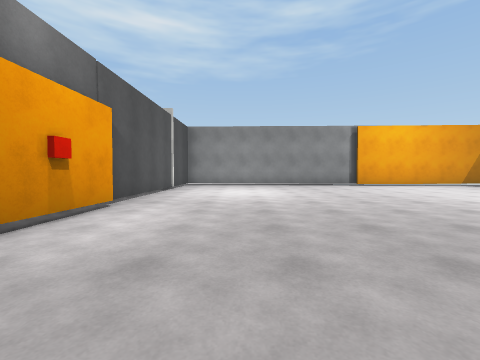
[1] (above)

16 first-person views from a walk through a Unity game level. The camera is 1.2 m above the floor, tilts 2° down and sees 90° across. Doors are open. The floor is counted in squares, 2 m on a side. Each view is taken from the middle of a square. On the plan, view 1 faces up. The plan holds only what a view shows up to about 9 squares ahead; the rest is blank. The place goes on beyond the plan. The player character is not drawn. Surface patterns are stand-ins for the level's own textures.

[2]
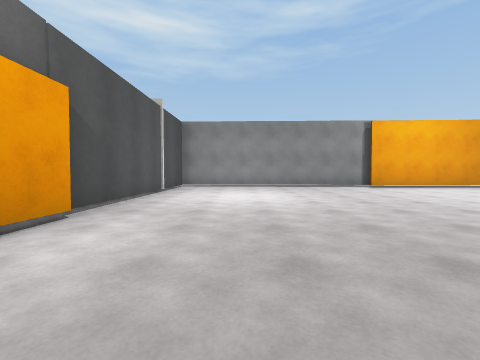

[3]
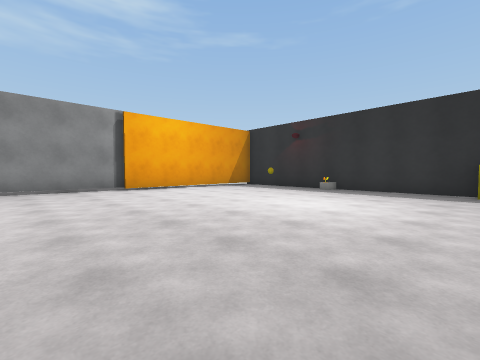

[4]
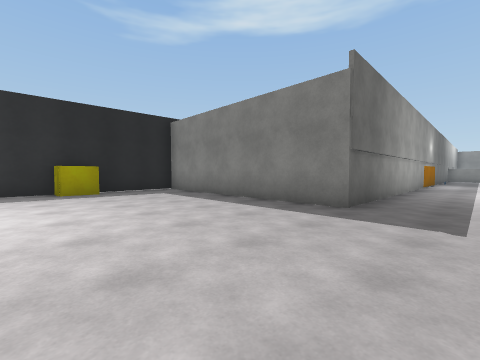

[5]
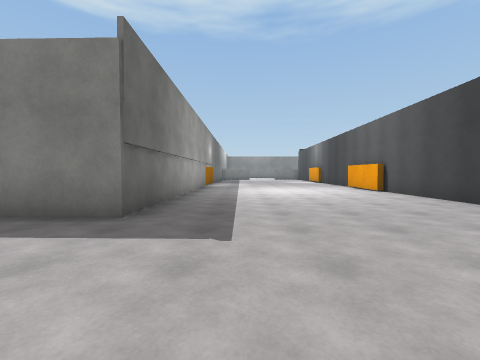

[6]
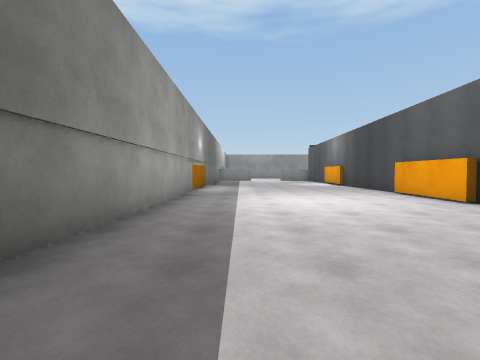

[7]
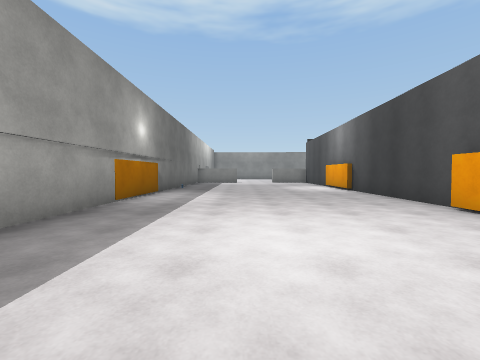

[8]
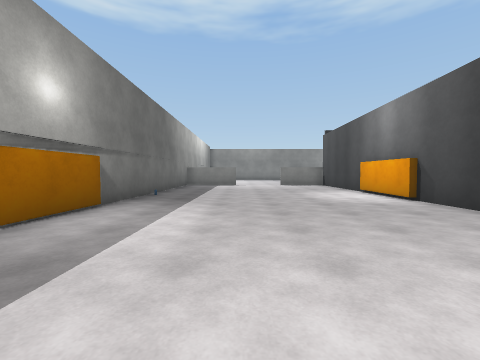

[9]
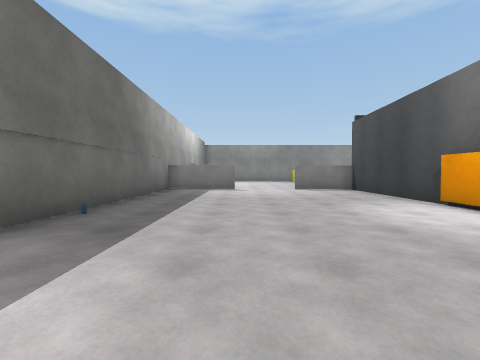

[10]
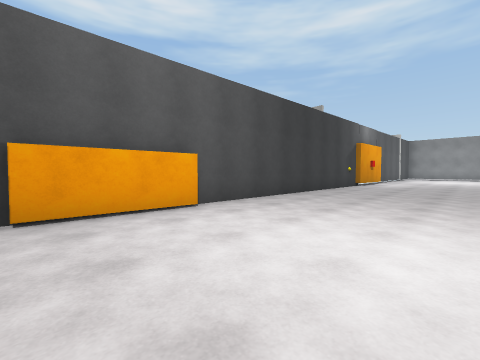

[11]
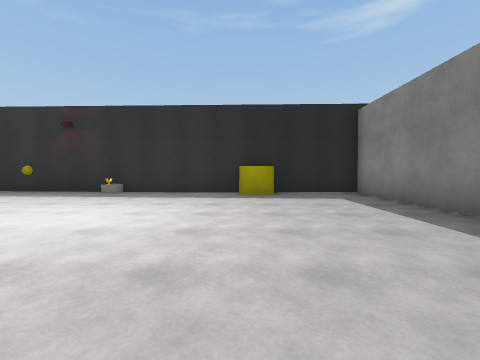

[12]
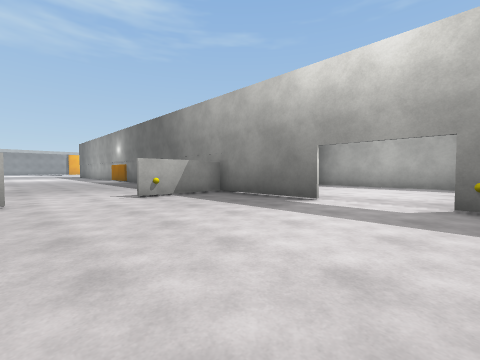

[13]
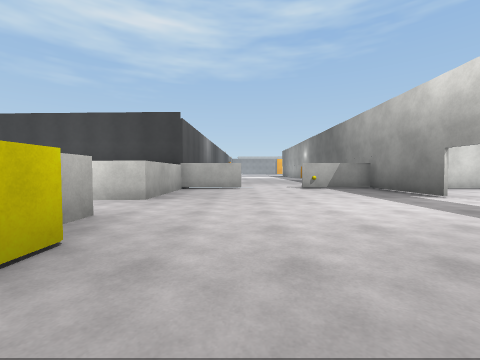

[14]
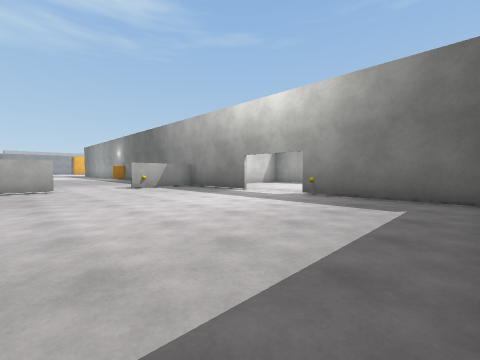

[15]
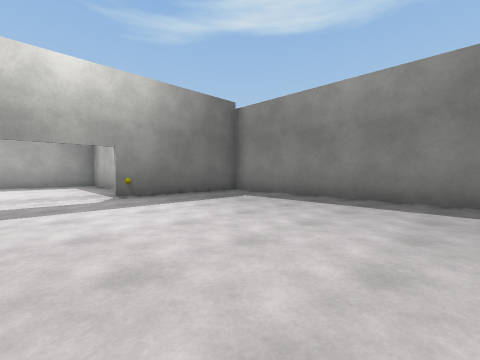

[16]
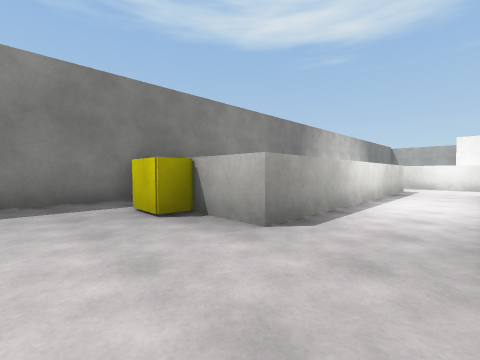

### Floor plan
Key: @ floor where view 1 was taken; # wall or solid block; . main floor; : floor 0.25 m higher than the main floor; - floor 0.25 m lower than the main floor; D open door; ^ raised ledge; B red block; O other object.
Columns run from 12 left of view 1 to 10 right of it. Each row starts with its distance up from view 1.
 10          ############
  9          #........... #
  8          #............#
  7          #............#
  6          #...........O#
  5          #............#
  4          :#...........#
  3          :B...........#
  2          #...........O#
  1          #............#
  0          #..@.........#
 -1          #............#
 -2          #......#######
 -3          #......#
 -4          #......#
 -5          #......#
 -6          #......#
 -7          #......#
 -8          #......#
 -9          #......#
-10          #......#
-11          #......#
-12          #......#
-13          #------#
-14          #------#
-15          #------#
-16          #------#
-17          #------#
-18          #--D---#
-19          ^#DDD### ##
-20          ^------#---
-21         ^^------#----#
-22 ^--------------DD----#
-23 ^--------------DD----#
-24 ^--^^^^^^^------#----#
-25          O------######
-26          O------#
-27          ^------#
-28           #######

Where each view was taken, in squares from view 1:
view 1: 0 up, 0 right, facing up
view 2: 1 up, 0 right, facing up
view 3: 2 up, 2 right, facing up-right
view 4: 3 up, 2 right, facing down-right
view 5: 2 up, 2 right, facing down
view 6: 1 down, 2 right, facing down
view 7: 4 down, 1 right, facing down
view 8: 7 down, 1 right, facing down
view 9: 10 down, 1 right, facing down
view 10: 8 down, 1 right, facing up-left
view 11: 2 up, 3 right, facing right
view 12: 24 down, 1 left, facing up-right
view 13: 27 down, 1 left, facing up
view 14: 27 down, 2 left, facing up-right
view 15: 22 down, 2 left, facing down-right
view 16: 22 down, 1 left, facing down-left
